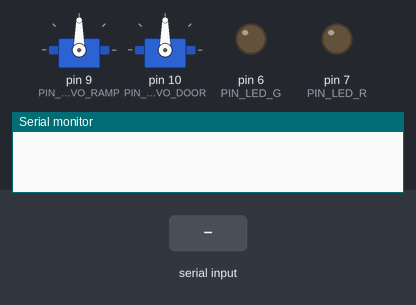
Simulated run of this sketch. Board: Arduino Uno, built with avr-gcc and run on an emulated ATmega328P. On the bench: 2 × servo, output pins drawn as LEDs (lit = HIGH), the last lines printed to the serial monitor. Inputs (shaded band) come from the test bench.

Above: at 1.2 s.
1.3 s: "A" received over Serial
At 2.8 s:
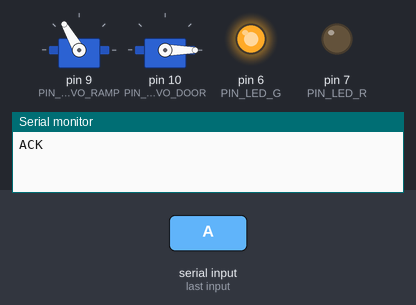
4.3 s: "X" received over Serial
At 4.5 s:
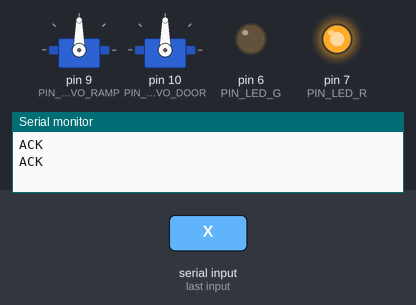
6.2 s: "B" received over Serial
At 8.7 s:
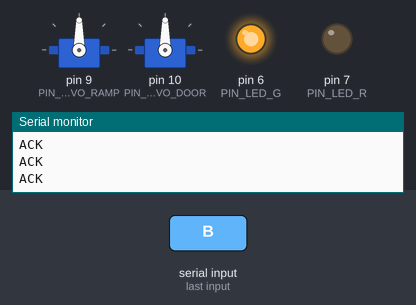
Timing chart, 0 to 11.1 s (numbered marks = the images above; inputs shaded):
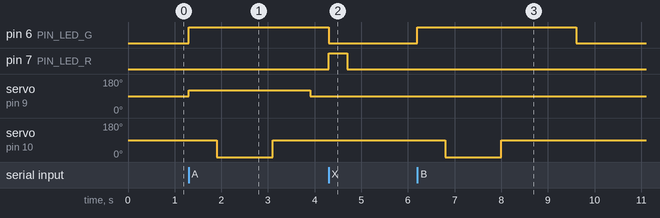

The sketch:

prototipo_arduino_v2.ino
```cpp
/*
 * prototipo_arduino_v2_no_buzzer.ino
 * Sistema de clasificación con DOS servos (sin LCD, sin Buzzer)
 *
 * ─── Hardware ────────────────────────────────────────────────────────
 * Servo 1 (rampa)   : D9   — gira la rampa al destino A/B/C
 * Servo 2 (puerta)  : D10  — abre/cierra la puerta para soltar el objeto
 * LED verde         : D6
 * LED rojo          : D7
 *
 * ─── Librerías necesarias ────────────────────────────────────────────
 * - Servo              (incluida en el IDE de Arduino)
 *
 * ─── Protocolo Serial (9600 baud) ───────────────────────────────────
 * Recibe:
 * 'A' → rampa 120° (destino A / ROJO)
 * 'B' → rampa  90° (destino B / VERDE)  ← posición central
 * 'C' → rampa  60° (destino C / AZUL)
 * 'X' → cancelar (LED rojo + todo vuelve al centro)
 *
 * Envía: "ACK\n" después de procesar cada comando válido.
 */

#include <Servo.h>

// ════════════════════════════════════════════════════════════════════
// CONFIGURACIÓN
// ════════════════════════════════════════════════════════════════════

// ─── Pines ───────────────────────────────────────────────────────────
#define PIN_SERVO_RAMP   9    // Servo 1 — rampa
#define PIN_SERVO_DOOR  10    // Servo 2 — puerta
#define PIN_LED_G        6
#define PIN_LED_R        7

// ─── Ángulos servo 1 (rampa) ─────────────────────────────────────────
#define RAMP_A          120   // +30° físicos  → destino A (ROJO)
#define RAMP_B           90   //   0° físicos  → destino B (VERDE / centro)
#define RAMP_C           60   // -30° físicos  → destino C (AZUL)
#define RAMP_CENTER      90   // Posición de reposo

// ─── Ángulos servo 2 (puerta) ────────────────────────────────────────
#define DOOR_CLOSED       90   // Puerta cerrada
#define DOOR_OPEN        0   // Puerta abierta 90°

// ─── Tiempos (ms) — no bloqueantes ───────────────────────────────────
#define RAMP_SETTLE_MS   600  // Espera tras mover la rampa antes de abrir puerta
#define DOOR_OPEN_MS     1200  // Tiempo que la puerta permanece abierta
#define DOOR_CLOSE_MS    800  // Tiempo para que la puerta cierre del todo
#define RAMP_RETURN_MS   800  // Tiempo para que la rampa vuelva al centro
#define EMERGENCY_HOLD_MS 400 // Tiempo que dura el estado de cancelación activo

// ════════════════════════════════════════════════════════════════════
// OBJETOS
// ════════════════════════════════════════════════════════════════════
Servo servoRamp;
Servo servoDoor;

// ════════════════════════════════════════════════════════════════════
// MÁQUINA DE ESTADOS
// ════════════════════════════════════════════════════════════════════
enum State {
  ST_IDLE,          // Esperando comando
  ST_RAMP_MOVING,   // Rampa girando al destino
  ST_DOOR_OPENING,  // Puerta abriéndose
  ST_DOOR_CLOSING,  // Puerta cerrándose
  ST_RAMP_RETURN,   // Rampa volviendo al centro
  ST_CANCEL         // Cancelación activa
};

State         state        = ST_IDLE;
unsigned long stateStartMs = 0;
char          currentCmd   = 0;

// ════════════════════════════════════════════════════════════════════
void setup() {
  Serial.begin(9600);

  pinMode(PIN_LED_G,  OUTPUT);
  pinMode(PIN_LED_R,  OUTPUT);
  digitalWrite(PIN_LED_G,  LOW);
  digitalWrite(PIN_LED_R,  LOW);

  // Servos en posición de reposo
  servoRamp.attach(PIN_SERVO_RAMP);
  servoDoor.attach(PIN_SERVO_DOOR);
  servoRamp.write(RAMP_CENTER);
  servoDoor.write(DOOR_CLOSED);
}

// ════════════════════════════════════════════════════════════════════
void loop() {
  // ── Leer serial ───────────────────────────────────────────────────
  if (Serial.available() > 0) {
    char cmd = (char)toupper(Serial.read());
    handleCommand(cmd);
  }

  // ── FSM no bloqueante ─────────────────────────────────────────────
  unsigned long now = millis();

  switch (state) {

    // ── Rampa moviéndose al destino ──────────────────────────────────
    case ST_RAMP_MOVING:
      if (now - stateStartMs >= RAMP_SETTLE_MS) {
        // Rampa lista -> abrir compuerta para soltar objeto
        servoDoor.write(DOOR_OPEN);
        state        = ST_DOOR_OPENING;
        stateStartMs = now;
      }
      break;

    // ── Puerta abierta dejando caer el objeto ─────────────────────────
    case ST_DOOR_OPENING:
      if (now - stateStartMs >= DOOR_OPEN_MS) {
        // Objeto liberado -> cerrar compuerta
        servoDoor.write(DOOR_CLOSED);
        state        = ST_DOOR_CLOSING;
        stateStartMs = now;
      }
      break;

    // ── Puerta regresando a su posición cerrada ───────────────────────
    case ST_DOOR_CLOSING:
      if (now - stateStartMs >= DOOR_CLOSE_MS) {
        // Compuerta cerrada -> regresar rampa de dirección al centro
        servoRamp.write(RAMP_CENTER);
        state        = ST_RAMP_RETURN;
        stateStartMs = now;
      }
      break;

    // ── Rampa volviendo al centro ─────────────────────────────────────
    case ST_RAMP_RETURN:
      if (now - stateStartMs >= RAMP_RETURN_MS) {
        // Proceso completo -> apagar indicador y volver a espera
        digitalWrite(PIN_LED_G, LOW);
        state = ST_IDLE;
      }
      break;

    // ── Estado de Cancelación de Emergencia ───────────────────────────
    case ST_CANCEL:
      if (now - stateStartMs >= EMERGENCY_HOLD_MS) {
        digitalWrite(PIN_LED_R, LOW);

        // Ambos servos regresan a la posición segura de reposo
        servoDoor.write(DOOR_CLOSED);
        servoRamp.write(RAMP_CENTER);
        state = ST_IDLE;
      }
      break;

    case ST_IDLE:
    default:
      break;
  }
}

// ════════════════════════════════════════════════════════════════════
// Procesa los caracteres recibidos por el puerto serie
// ════════════════════════════════════════════════════════════════════
void handleCommand(char cmd) {
  // Ignorar comandos de clasificación nuevos si ya hay uno en curso
  if (state != ST_IDLE && cmd != 'X') return;

  if (cmd == 'A' || cmd == 'B' || cmd == 'C') {
    currentCmd = cmd;

    // Asignar ángulo de destino para la rampa (Servo 1)
    int rampAngle = (cmd == 'A') ? RAMP_A : (cmd == 'B') ? RAMP_B : RAMP_C;
    servoRamp.write(rampAngle);

    // Indicadores visuales
    digitalWrite(PIN_LED_G, HIGH);
    digitalWrite(PIN_LED_R, LOW);

    // Iniciar la secuencia no bloqueante
    state        = ST_RAMP_MOVING;
    stateStartMs = millis();

    Serial.println("ACK");
  }
  else if (cmd == 'X') {
    // Cancelación inmediata desde cualquier estado operativo
    digitalWrite(PIN_LED_R,  HIGH);
    digitalWrite(PIN_LED_G,  LOW);

    state        = ST_CANCEL;
    stateStartMs = millis();

    Serial.println("ACK");
  }
}
```

Measured:
- after the input at 1.3 s, pin 6 (PIN_LED_G): LOW → HIGH at once; servo on pin 9 (PIN_SERVO_RAMP): 90° → 120° at once, → 90° 2.6 s later; servo on pin 10 (PIN_SERVO_DOOR): 90° → 0° after 0.60 s, → 90° 1.2 s later
- after the input at 4.3 s, pin 6 (PIN_LED_G): HIGH → LOW after 0.00 s instead of 0.40 s; pin 7 (PIN_LED_R): LOW → HIGH at once, → LOW 0.40 s later
- after the input at 6.2 s, pin 6 (PIN_LED_G): LOW → HIGH at once, → LOW 3.4 s later; servo on pin 10 (PIN_SERVO_DOOR): 90° → 0° after 0.60 s, → 90° 1.2 s later
